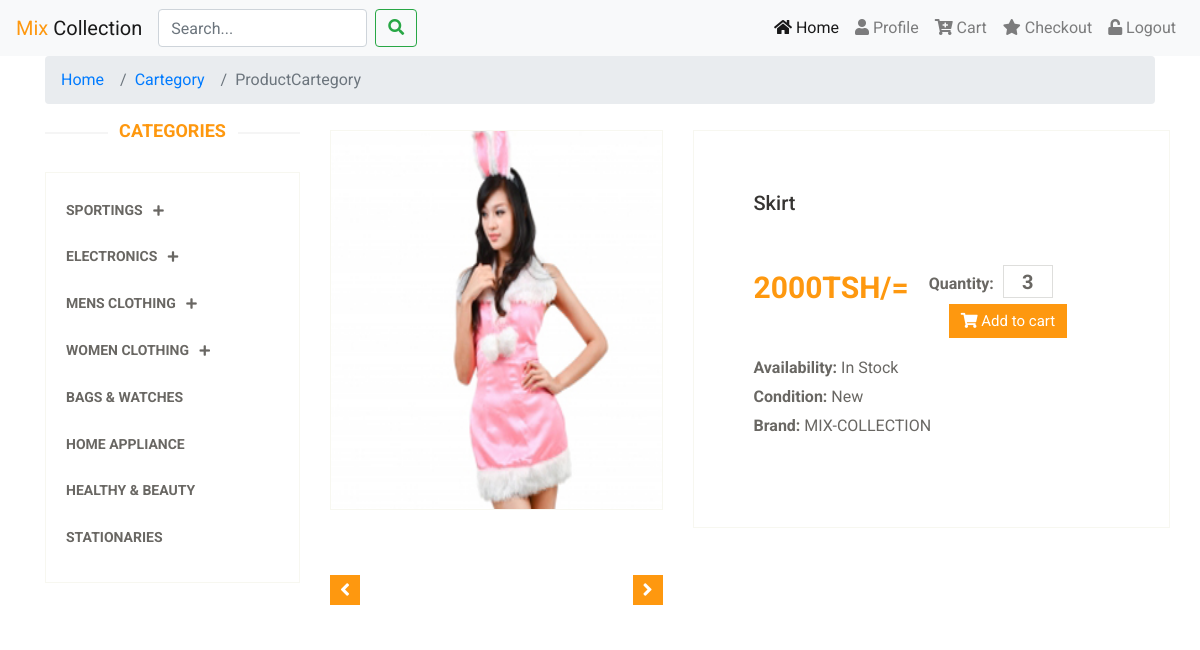
/details.php?id=4, run on an earlier commit of the app's database.
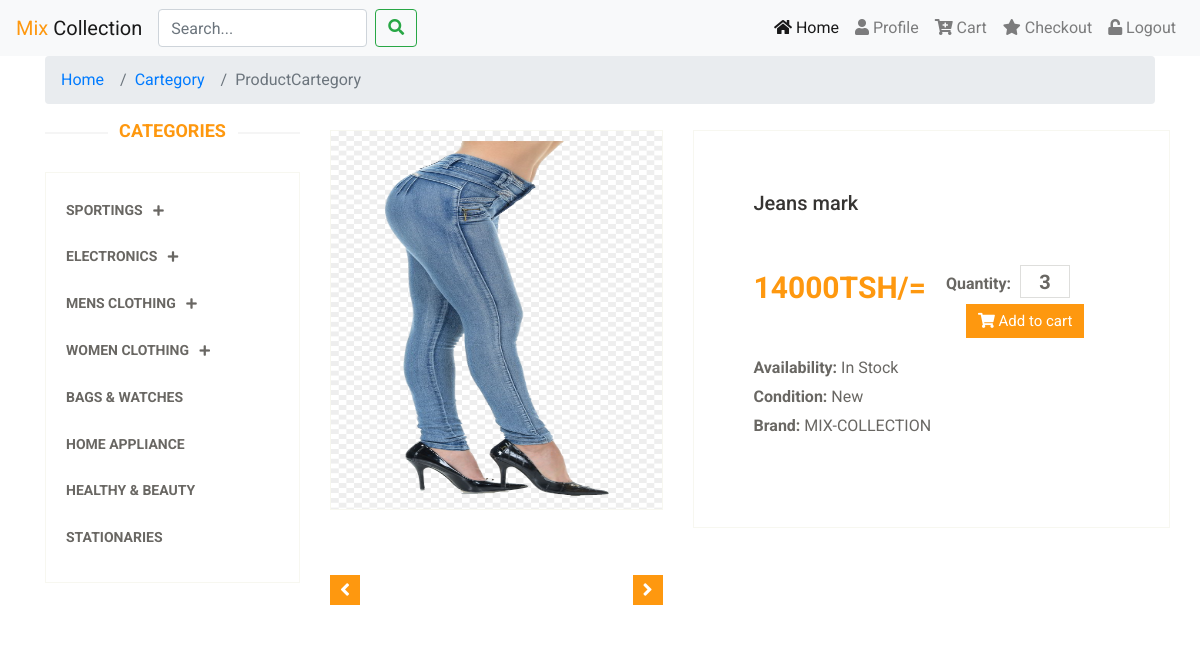
And on a later commit of the database.
### tables this page shows
CREATE TABLE `products` (
  `id` int(11) NOT NULL,
  `productname` varchar(100) NOT NULL,
  `quantity` int(11) NOT NULL,
  `available` int(11) NOT NULL,
  `cost` int(11) NOT NULL,
  `cartegory` varchar(50) NOT NULL,
  `photo` varchar(100) NOT NULL
);

### details.php (the view, shortened to what this page needs)
<!DOCTYPE html>
<html lang="en">
<head>
    <link rel="stylesheet" href="css/bootstrap.css">
    <link rel="stylesheet" href="css/bootstrap.min.css">
    <link rel="stylesheet" href="css/main.css">
    <link rel="stylesheet" href="css/responsive.css">
    <link rel="stylesheet" href="css/animate.css">
    <link rel="stylesheet" href="css/all.css">
</head>
<body>
    <?php include "nav1.php" ?>
    <div class="container">
        <nav class="breadcrumb">
            <a class="breadcrumb-item" href="#">Home</a>
            <a class="breadcrumb-item" href="#">Cartegory</a>
            <span class="breadcrumb-item active">ProductCartegory</span>
        </nav>
    </div>
    <div class="section">
        <div class="container">
            <div class="row">
                <div class="col-sm-3">
                    <div class="left-sidebar">
                        <h2>Categories</h2>
                        <div class="panel-group category-products" id="accordian">
                            <div class="panel panel-default">
                                <div class="panel-heading">
                                    <h4 class="panel-title">
                                        <a data-toggle="collapse" data-parent="#accordian" href="#sportswear">
                                            <b>Sportings</b>
                                            <span class="badge pull-right"><i class="fa fa-plus"></i></span>
                                        </a>
                                    </h4>
                                </div>
                            </div>
                            <div class="panel panel-default">
                                <div class="panel-heading">
                                    <h4 class="panel-title">
                                        <a data-toggle="collapse" data-parent="#accordian" href="#electronics">
                                            <b>Electronics</b>
                                            <span class="badge pull-right"><i class="fa fa-plus"></i></span>
                                        </a>
                                    </h4>
                                </div>
                            </div>
                            <div class="panel panel-default">
                                <div class="panel-heading">
                                    <h4 class="panel-title">
                                        <a data-toggle="collapse" data-parent="#accordian" href="#mens">
                                            <b>Mens Clothing</b>
                                            <span class="badge pull-right"><i class="fa fa-plus"></i></span>
                                        </a>
                                    </h4>
                                </div>
                            </div>
                            <div class="panel panel-default">
                                <div class="panel-heading">
                                    <h4 class="panel-title">
                                        <a data-toggle="collapse" data-parent="#accordian" href="#womens">
                                            <b>Women Clothing</b>
                                             <span class="badge pull-right"><i class="fa fa-plus"></i></span>
                                        </a>
                                    </h4>
                                </div>
                            </div>
                            <div class="panel panel-default">
                                <div class="panel-heading">
                                    <h4 class="panel-title"><a href="#"><b>Bags & Watches</b></a></h4>
                                </div>
                            </div>
                            <div class="panel panel-default">
                                <div class="panel-heading">
                                    <h4 class="panel-title"><a href="#"><b>Home Appliance</b></a></h4>
                                </div>
                            </div>
                            <div class="panel panel-default">
                                <div class="panel-heading">
                                    <h4 class="panel-title"><a href="#"><b>Healthy & Beauty</b></a></h4>
                                </div>
                            </div>
                            <div class="panel panel-default">
                                <div class="panel-heading">
                                    <h4 class="panel-title"><a href="#"><b>Stationaries</b></a></h4>
                                </div>
                            </div>
                        </div>
                    </div>
                </div>
                <div class="col-sm-9 padding-right">
                <?php
                    include "connection.php";
                    $id = $_GET['id'];
                    $sql = "SELECT * FROM products where id ='$id'";
                    $check = mysqli_query($conn, $sql);
                    while($row = mysqli_fetch_assoc($check)){
                 ?>
					<div class="product-details row">
						<div class="col-sm-5">
							<div class="view-product">
								<img src="<?php echo $row['photo']; ?>" alt="" />
							</div>
							<div id="similar-product" class="carousel slide" data-ride="carousel">
								    <div class="carousel-inner">
										<div class="item active">
										  <a href=""><img src="images/product-details/similar1.jpg" alt=""></a>
										  <a href=""><img src="images/product-details/similar2.jpg" alt=""></a>
										  <a href=""><img src="images/product-details/similar3.jpg" alt=""></a>
										</div>
										<div class="item">
										  <a href=""><img src="images/product-details/similar1.jpg" alt=""></a>
										  <a href=""><img src="images/product-details/similar2.jpg" alt=""></a>
										  <a href=""><img src="images/product-details/similar3.jpg" alt=""></a>
										</div>
										<div class="item">
										  <a href=""><img src="images/product-details/similar1.jpg" alt=""></a>
										  <a href=""><img src="images/product-details/similar2.jpg" alt=""></a>
										  <a href=""><img src="images/product-details/similar3.jpg" alt=""></a>
										</div>
									</div>
								  <a class="left item-control" href="#similar-product" data-slide="prev">
									<i class="fa fa-angle-left"></i>
								  </a>
								  <a class="right item-control" href="#similar-product" data-slide="next">
									<i class="fa fa-angle-right"></i>
								  </a>
							</div>
						</div>
						<div class="col-sm-7">
							<div class="product-information">
								<h2><?php echo $row['productname']; ?></h2>
								<span>
									<span><?php echo $row['cost']; ?>TSH/=</span>
									<label>Quantity:</label>
									<input type="text" value="3" />
									<button type="button" class="btn btn-fefault cart">
										<i class="fa fa-shopping-cart"></i>
										Add to cart
									</button>
								</span>
								<p><b>Availability:</b> In Stock</p>
								<p><b>Condition:</b> New</p>
								<p><b>Brand:</b> MIX-COLLECTION</p>
							</div>
						</div>
					</div>
                    <?php } ?>
				</div>
            </div>
        </div>
    </div>
</body>
</html>

### nav1.php (shortened to what this page needs)
<nav class="navbar navbar-expand-sm navbar-light bg-light">
        <a class="navbar-brand" href="#"><span style="color: #FE980F">Mix</span> Collection</a>
        <div class="collapse navbar-collapse" id="collapsibleNavId">
        <form class="form-inline my-2 my-lg-0">
                <input class="form-control mr-sm-2" type="text" placeholder="Search...">
                <button class="btn btn-outline-success my-2 my-sm-0" type="submit"><i class="fa fa-search" aria-hidden="true"></i></button>
            </form>
            <ul class="navbar-nav ml-auto mt-2 mt-lg-0">
                <li class="nav-item active">
                    <a class="nav-link" href="" > <i class="fa fa-home" aria-hidden="true"></i> Home <span class="sr-only">(current)</span></a>
                </li>
                <li class="nav-item">
                    <a class="nav-link" href=""> <i class="fa fa-user" aria-hidden="true"></i> Profile</a>
                </li>
                <li class="nav-item">
                    <a class="nav-link" href=""> <i class="fa fa-cart-plus" aria-hidden="true"></i> Cart</a>
                </li><li class="nav-item">
                    <a class="nav-link" href=""> <i class="fa fa-star" aria-hidden="true"></i> Checkout</a>
                </li>
                <li class="nav-item">
                    <a class="nav-link" href=""><i class="fa fa-unlock" aria-hidden="true"></i> Logout</a>
                </li>
            </ul>
        </div>
    </nav>

### css/main.css (style rules this page uses)
body { font-family: 'Roboto', sans-serif; background:; position: relative; font-weight:400px; }
ul li { list-style: none; }
a { -webkit-transition: 300ms; -moz-transition: 300ms; -o-transition: 300ms; transition: 300ms; }
h1, h2, h3, h4, h5, h6 { font-family: 'Roboto', sans-serif; }
.navbar-collapse.collapse { padding-left: 0; }
.item { padding-left: 100px; }
.right { right: 0; }
.category-products { border: 1px solid #F7F7F0; margin-bottom: 35px; padding-bottom: 20px; padding-top: 15px; }
.left-sidebar h2, .brands_products h2 { color: #FE980F; font-family: 'Roboto', sans-serif; font-size: 18px; font-weight: 700; margin: 0 auto 30px; text-align: center; text-transform: uppercase; position: relative; z-index:3; }
.left-sidebar h2:after, h2.title:after { content: " "; position: absolute; border: 1px solid #f5f5f5; bottom:8px; left: 0; width: 100%; height: 0; z-index: -2; }
.left-sidebar h2:before { content: " "; position: absolute; background: #fff; bottom: -6px; width: 130px; height: 30px; z-index: -1; left: 50%; margin-left: -65px; }
.category-products .panel { background-color: #FFFFFF; border: 0px; border-radius: 0px; box-shadow:none; margin-bottom: 0px; }
.category-products .panel-default .panel-heading { background-color: #FFFFFF; border: 0 none; color: #FFFFFF; padding: 5px 20px; }
.category-products .panel-default .panel-heading .panel-title a { color: #696763; font-family: 'Roboto', sans-serif; font-size: 14px; text-decoration: none; text-transform: uppercase; }
.category-products .badge { background:none; border-radius: 10px; color: #696763; display: inline-block; font-size: 12px; font-weight: bold; line-height: 1; min-width: 10px; padding: 3px 7px; text-align: center; vertical-align: baseline; white-space: nowrap; }
.padding-right { padding-right: 0; }
.product-details { overflow:hidden; }
#similar-product { margin-top: 40px; }
.product-details { margin-bottom: 40px; overflow: hidden; margin-top: 10px; }
.view-product { position: relative; }
.view-product img { border: 1px solid #F7F7F0; height: 380px; width: 100%; }
#similar-product .carousel-inner .item { padding-left:0px; }
.item-control { position: absolute; top: 35%; }
.item-control i { background: #FE980F; color: #FFFFFF; font-size: 20px; padding: 5px 10px; }
.product-information { border: 1px solid #F7F7F0; overflow: hidden; padding-bottom: 60px; padding-left: 60px; padding-top: 60px; position: relative; }
.product-information h2 { color: #363432; font-family: 'Roboto', sans-serif; font-size: 20px; margin-top: 0; }
.product-information p { color: #696763; font-family: 'Roboto', sans-serif; margin-bottom: 5px; }
.product-information span { display: inline-block; margin-bottom: 8px; margin-top: 18px; }
.product-information span span { color: #FE980F; float: left; font-family: 'Roboto', sans-serif; font-size: 30px; font-weight: 700; margin-right: 20px; margin-top: 0px; }
.product-information span input { border: 1px solid #DEDEDC; color: #696763; font-family: 'Roboto', sans-serif; font-size: 20px; font-weight: 700; height: 33px; outline: medium none; text-align: center; width: 50px; }
.product-information span label { color: #696763; font-family: 'Roboto', sans-serif; font-weight: 700; margin-right: 5px; }
.cart { background: #FE980F; border: 0 none; border-radius: 0; color: #FFFFFF; font-family: 'Roboto', sans-serif; font-size: 15px; margin-bottom: 10px; margin-left: 20px; }

### css/all.css (style rules this page uses)
.fa, .fas, .far, .fal, .fad, .fab { -moz-osx-font-smoothing: grayscale; -webkit-font-smoothing: antialiased; display: inline-block; font-style: normal; font-variant: normal; text-rendering: auto; line-height: 1; }
.fa-angle-left:before { content: "\f104"; }
.fa-angle-right:before { content: "\f105"; }
.fa-cart-plus:before { content: "\f217"; }
.fa-home:before { content: "\f015"; }
.fa-plus:before { content: "\f067"; }
.fa-search:before { content: "\f002"; }
.fa-shopping-cart:before { content: "\f07a"; }
.fa-star:before { content: "\f005"; }
.fa-unlock:before { content: "\f09c"; }
.fa-user:before { content: "\f007"; }

What changed in the data, as far as the page shows it:
changed products: photo: a different picture; productname "Skirt" → "Jeans mark"; cost "2000" → "14000"
